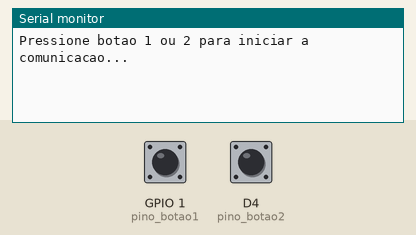
Simulated run of this sketch. Board: ESP8266 (NodeMCU). Shown: the last lines printed to the serial monitor. The test bench sets the inputs (shaded band); at power-on: GPIO 1 (pino_botao1) HIGH, D4 (pino_botao2) HIGH.

Above: at 1.2 s.
1.3 s: GPIO 1 (pino_botao1) pulled LOW for 0.15 s
At 2.6 s:
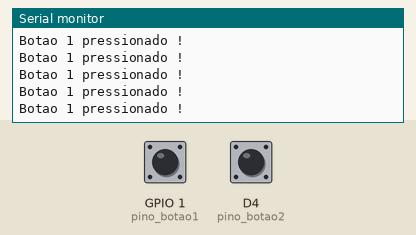
2.9 s: D4 (pino_botao2) pulled LOW for 0.15 s
At 3.7 s:
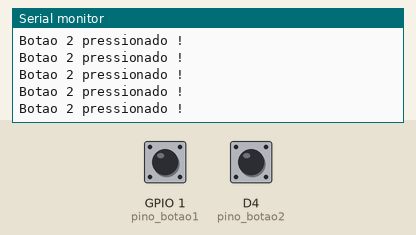

Measured:
- after the input at 1.3 s, the serial monitor: prints a new line at once (image 1)
- after the input at 2.9 s, the serial monitor: prints a new line at once (image 2)

The sketch:

TRANSMITERuNO.ino
```cpp
//Programa : Teste NRF24L01 - Emissor - Botoes
//Autor : Adilson Thomsen

#include <SPI.h>
#include "nRF24L01.h"
#include "RF24.h"

//Armazena os dados enviados
int dados[1];

//Inicializa a placa nos pinos 9 (CE) e 10 (CS) do Arduino
RF24 radio(D4,D8);

//Define o endereco para comunicacao entre os modulos
const uint64_t pipe = 0xE14BC8F482LL;

//Define os pinos dos botoes
int pino_botao1 = 7;
int pino_botao2 = 2;

void setup()
{
  //Define os botoes como entrada e
  //ativa pull-up
  pinMode(7, INPUT);
  digitalWrite(7,HIGH);
  pinMode(2, INPUT);
  digitalWrite(2,HIGH);

  //Inicializa a serial
  Serial.begin(115200);
  Serial.println("Pressione botao 1 ou 2 para iniciar a comunicacao...");

  //Inicializa a comunicacao
  //radio.begin();
  //Entra em modo de transmissao
  radio.openWritingPipe(pipe);
}

void loop()
{

  pino_botao1 =1;
  //Envia o numero 1 caso o botao1 seja pressionado
  if (digitalRead(pino_botao1) == LOW)
  {
    Serial.println("Botao 1 pressionado !");
    dados[0] = 1;
    radio.write(dados, 1);
  }

  //Envia o numero 2 caso o botao2 seja pressionado
  if (digitalRead(pino_botao2) == LOW)
  {
    Serial.println("Botao 2 pressionado !");
    dados[0] = 2;
    radio.write(dados, 1);
  }
}
```
